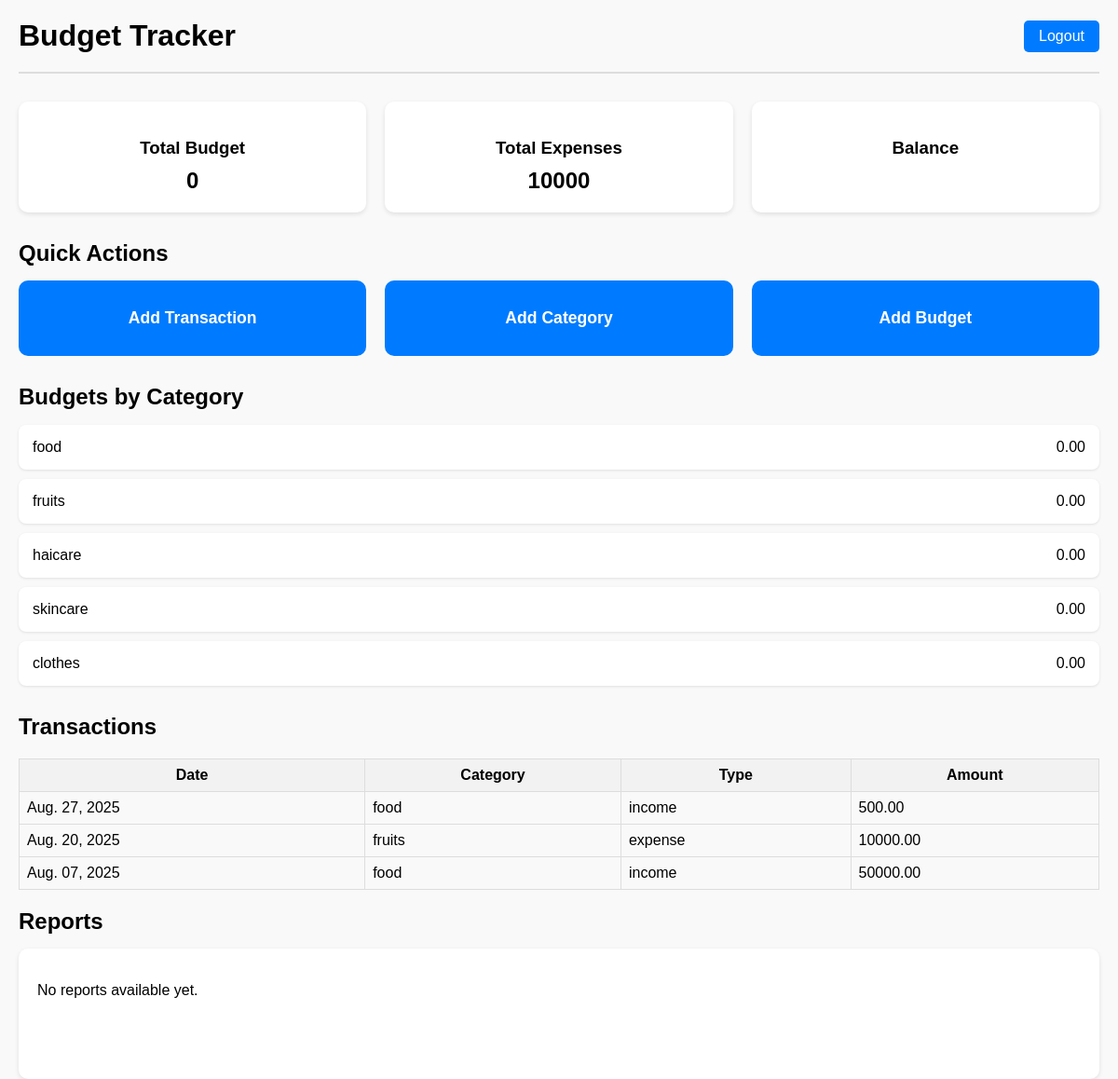
Page /home/ (signed in) on the earlier database version.
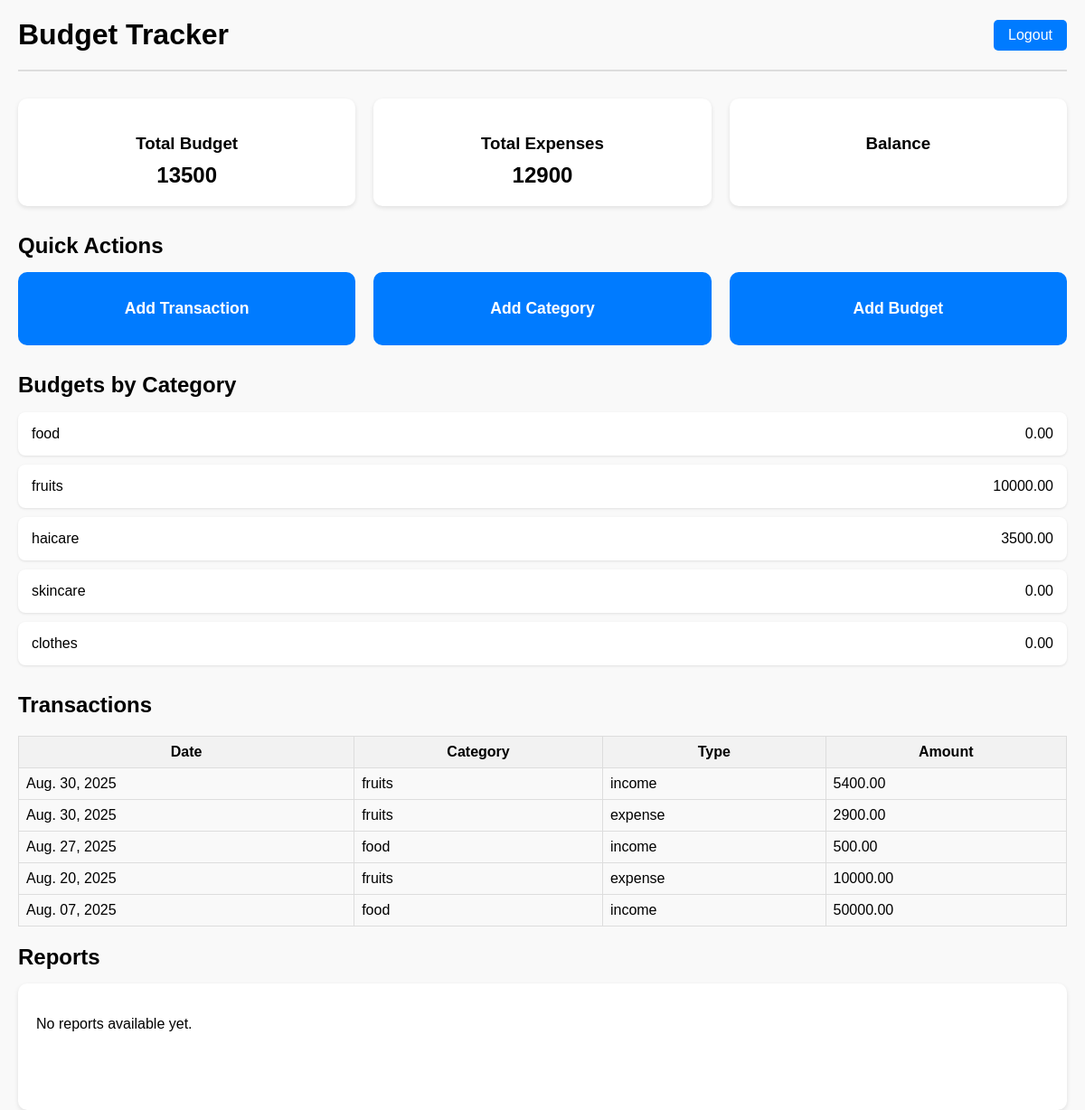
Same page on the later database version.
### categories/models.py (models this page shows, shortened)
class Category(models.Model):
    name = models.CharField(max_length=100)
    user = models.ForeignKey(User, on_delete=models.CASCADE, related_name='categories')
    created_at = models.DateTimeField(auto_now_add=True)

### budgets/models.py (models this page shows, shortened)
class Transaction(models.Model):
    user = models.ForeignKey(
        User, on_delete=models.CASCADE, related_name="transactions"
    )
    category = models.ForeignKey(
        Category, on_delete=models.CASCADE, related_name="transactions"
    )
    amount = models.DecimalField(max_digits=10, decimal_places=2)
    transaction_date = models.DateField()
    type = models.CharField(
        max_length=10, choices=[("income", "Income"), ("expense", "Expense")]
    )
    description = models.TextField(blank=True, null=True)

### budgets/views.py (the view)
# urls.py: path("home/", user_home, name="user_home"),
@login_required
def user_home(request):
    user = request.user
    total_budget = MonthlyBudget.objects.filter(user=user).aggregate(
        total=Sum('amount')
    )['total'] or 0
    total_expenses = Transaction.objects.filter(user=user, type='expense').aggregate(
        total=Sum('amount')
    )['total'] or 0
    income = Transaction.objects.filter(user=user, type="income").aggregate(
        total=Sum('amount')
    )['total'] or 0
    expenses = Transaction.objects.filter(user=user, type="expense").aggregate(
        total=Sum('amount')
    )['total'] or 0
    categories_with_budgets = Category.objects.filter(user=user).annotate(
        total_budget=Sum('monthlybudget__amount')
    )
    transactions = Transaction.objects.filter(user=user).order_by('-transaction_date')
    context = {
        "total_budget": total_budget,
        "total_expenses": total_expenses,
        "income": income,
        "expenses": expenses,
        "categories_with_budgets": categories_with_budgets,
        "transactions": transactions,
    }
    return render(request, "budgets/user_home.html", context)

### budgets/templates/budgets/user_home.html (shortened to what this page needs)
<!DOCTYPE html>
<html>
<head>
</head>
<body>
<header>
    <h1>Budget Tracker</h1>
    <a href="{% url 'logout_user' %}">Logout</a>
</header>
<div class="metrics">
    <div class="metric-box">
        <h3>Total Budget</h3>
        <p>{{ total_budget|default:0 }}</p>
    </div>
    <div class="metric-box">
        <h3>Total Expenses</h3>
        <p>{{ total_expenses|default:0 }}</p>
    </div>
    <div class="metric-box">
        <h3>Balance</h3>
    </div>
</div>
<div class="quick-actions">
    <h2>Quick Actions</h2>
    <div class="actions">
        <a href="{% url 'add_transaction' %}" class="action-box">Add Transaction</a>
        <a href="{% url 'add_category' %}" class="action-box">Add Category</a>
        <a href="{% url 'add_budget' %}" class="action-box">Add Budget</a>
    </div>
</div>
<div class="category-budgets">
    <h2>Budgets by Category</h2>
    <ul>
        {% for category in categories_with_budgets %}
            <li>
                <span>{{ category.name }}</span>
                <span>{{ category.total_budget|default:0|floatformat:2 }}</span>
            </li>
        {% empty %}
            <li>No categories or budgets yet.</li>
        {% endfor %}
    </ul>
</div>
<h2>Transactions</h2>
{% if transactions %}
<table style="width:100%; border-collapse: collapse;">
  <thead>
    <tr style="background-color:#f2f2f2;">
      <th style="padding:8px; border:1px solid #ddd;">Date</th>
      <th style="padding:8px; border:1px solid #ddd;">Category</th>
      <th style="padding:8px; border:1px solid #ddd;">Type</th>
      <th style="padding:8px; border:1px solid #ddd;">Amount</th>
    </tr>
  </thead>
  <tbody>
    {% for t in transactions %}
    <tr>
      <td style="padding:8px; border:1px solid #ddd;">{{ t.transaction_date|date:"M. d, Y" }}</td>
      <td style="padding:8px; border:1px solid #ddd;">{{ t.category.name }}</td>
      <td style="padding:8px; border:1px solid #ddd;">{{ t.type }}</td>
      <td style="padding:8px; border:1px solid #ddd;">{{ t.amount|floatformat:2 }}</td>
    </tr>
    {% endfor %}
  </tbody>
</table>
{% else %}
<p>No transactions yet.</p>
{% endif %}
<div class="reports">
    <h2>Reports</h2>
    <div class="reports-section">
        <p>No reports available yet.</p>
    </div>
</div>
</body>
</html>

Differences in the rows shown:
computed for Category "fruits": total_budget "0.00" → "10000.00"
computed for Category "haicare": total_budget "0.00" → "3500.00"
added Transaction: transaction_date "Aug. 30, 2025", category.name "fruits", type "income", amount "5400.00"
added Transaction: transaction_date "Aug. 30, 2025", category.name "fruits", type "expense", amount "2900.00"
Other differences:
{{ total_budget|default:0 }}: "0" → "13500"
{{ total_expenses|default:0 }}: "10000" → "12900"
